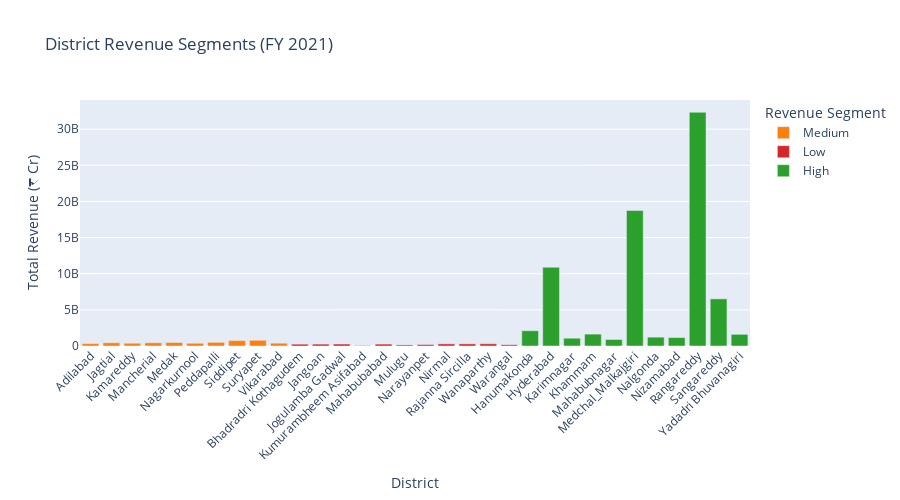

Notebook code cell kept with this figure:
### Code cell
segment_colors = {
    'Low': '#D62728',     # dark red
    'Medium': '#FF7F0E',  # orange
    'High': '#2CA02C'     # dark green
}

# Add color column
revenue_fy2021['color'] = revenue_fy2021['revenue_segment'].map(segment_colors)

# Plotly bar chart
fig = px.bar(
    revenue_fy2021,
    x='district',
    y='estamps_challans_rev',
    color='revenue_segment',
    color_discrete_map=segment_colors,
    labels={
        'district': 'District',
        'estamps_challans_rev': 'Total Revenue (₹ Cr)',
        'revenue_segment': 'Revenue Segment'
    },
    title='District Revenue Segments (FY 2021)'
)

# Update layout for clarity
fig.update_layout(
    xaxis_tickangle=-45,
    height=500,
    width=900,
    legend_title='Revenue Segment'
)

fig.show()

### Figure 1 — Plotly figure (JSON) as saved in the notebook; plotly's stock layout.template omitted (floating-point values rounded to 4 significant figures)
{"data": [{"alignmentgroup": "True", "hovertemplate": "Revenue Segment=Medium<br>District=%{x}<br>Total Revenue (₹ Cr)=%{y}<extra></extra>", "legendgroup": "Medium", "marker": {"color": "#FF7F0E", "pattern": {"shape": ""}}, "name": "Medium", "offsetgroup": "Medium", "orientation": "v", "showlegend": true, "textposition": "auto", "type": "bar", "x": ["Adilabad", "Jagtial", "Kamareddy", "Mancherial", "Medak", "Nagarkurnool", "Peddapalli", "Siddipet", "Suryapet", "Vikarabad"], "xaxis": "x", "y": [332597037, 443715297, 380467770, 444256231, 482267731, 378375339, 508023769, 746741914, 792850936, 387426499], "yaxis": "y"}, {"alignmentgroup": "True", "hovertemplate": "Revenue Segment=Low<br>District=%{x}<br>Total Revenue (₹ Cr)=%{y}<extra></extra>", "legendgroup": "Low", "marker": {"color": "#D62728", "pattern": {"shape": ""}}, "name": "Low", "offsetgroup": "Low", "orientation": "v", "showlegend": true, "textposition": "auto", "type": "bar", "x": ["Bhadradri Kothagudem", "Jangoan", "Jogulamba Gadwal", "Kumurambheem Asifabad", "Mahabubabad", "Mulugu", "Narayanpet", "Nirmal", "Rajanna Sircilla", "Wanaparthy", "Warangal"], "xaxis": "x", "y": [254379427, 261658853, 272076616, 58294715, 264393331, 148856779, 205291521, 293878065, 294316478, 306488316, 173457579], "yaxis": "y"}, {"alignmentgroup": "True", "hovertemplate": "Revenue Segment=High<br>District=%{x}<br>Total Revenue (₹ Cr)=%{y}<extra></extra>", "legendgroup": "High", "marker": {"color": "#2CA02C", "pattern": {"shape": ""}}, "name": "High", "offsetgroup": "High", "orientation": "v", "showlegend": true, "textposition": "auto", "type": "bar", "x": ["Hanumakonda", "Hyderabad", "Karimnagar", "Khammam", "Mahabubnagar", "Medchal_Malkajgiri", "Nalgonda", "Nizamabad", "Rangareddy", "Sangareddy", "Yadadri Bhuvanagiri"], "xaxis": "x", "y": [2112813388, 10893677949, 1078423581, 1644624288, 899612434, 18747892104, 1221278894, 1165209994, 32332939769, 6522436259, 1616599565], "yaxis": "y"}], "layout": {"barmode": "relative", "height": 500, "legend": {"title": {"text": "Revenue Segment"}, "tracegroupgap": 0}, "title": {"text": "District Revenue Segments (FY 2021)"}, "width": 900, "xaxis": {"anchor": "y", "autorange": true, "domain": [0, 1], "range": [-0.5, 31.5], "tickangle": -45, "title": {"text": "District"}, "type": "category"}, "yaxis": {"anchor": "x", "autorange": true, "domain": [0, 1], "range": [0, 34030000000.0], "title": {"text": "Total Revenue (₹ Cr)"}, "type": "linear"}}}
